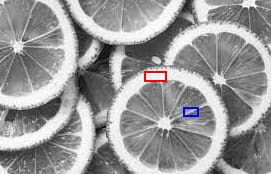
#> input picture Computer Vision/LAB/Images/Assignment 2 Image.jpeg, 271 x 174 px
$ jupyter execute 'Assignment 2.ipynb'
#> lines starting #> are read from the running program, lines starting #| are printed output that depends on the picture
[cell 1]
import cv2
import numpy as np
import matplotlib.pyplot as plt

[cell 2]
image = cv2.imread("Images/Assignment 2 Image.jpeg")
#> image is the input picture: shape (174, 271, 3); mean B, G, R 151.5, 151, 151.6
exp_image = cv2.imread("Images/Expected Output.jpg")
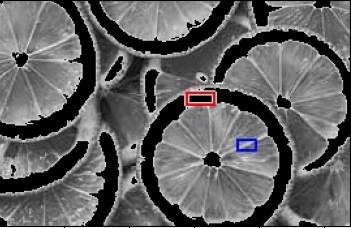
#> input picture Computer Vision/LAB/Images/Expected Output.jpg, 351 x 228 px
#> exp_image is the input picture: shape (228, 351, 3); mean B, G, R 98.7, 98.2, 98.7

image = cv2.cvtColor(image, cv2.COLOR_BGR2GRAY)
#> image: shape (174, 271)
exp_image = cv2.cvtColor(exp_image, cv2.COLOR_BGR2GRAY)
#> exp_image: shape (228, 351)

plt.title("Original Image")
plt.imshow(image, cmap="gray")
plt.show()

plt.title("Expected Image")
plt.imshow(exp_image, cmap="gray")
plt.show()

### Image Histogram

[cell 3]
hist = cv2.calcHist([image], [0], None, [256], [0, 256])
#> hist = 256 values, max 472 at index 238, min 0 at index 1, mean 184.2

plt.plot(hist)
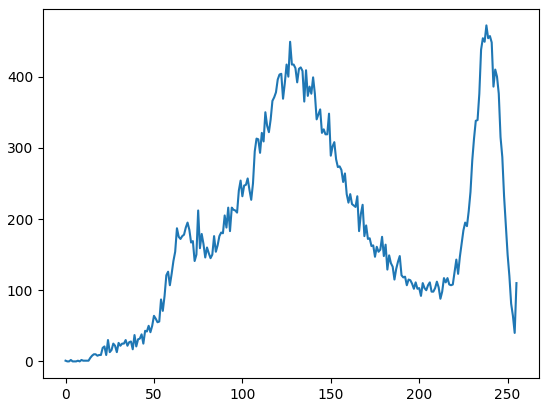
#> figure drawn by matplotlib, 1 panel; curve peaks at x = 238, y = 472

### Expected Image

[cell 4]
import cv2
import numpy as np
import matplotlib.pyplot as plt

blurred_image = cv2.GaussianBlur(image, (3, 3), 0)
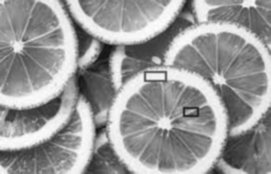
#> blurred_image: shape (174, 271); min 15, max 253, mean 151.2

# Low Pass Filter
threshold_value = 210
thresholded_image = np.where(blurred_image < threshold_value, image, 0)
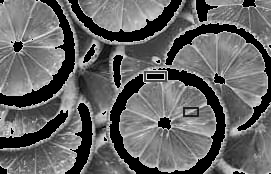
#> thresholded_image: shape (174, 271); min 0, max 246, mean 100.3

plt.imshow(thresholded_image, cmap="gray")
plt.show()
